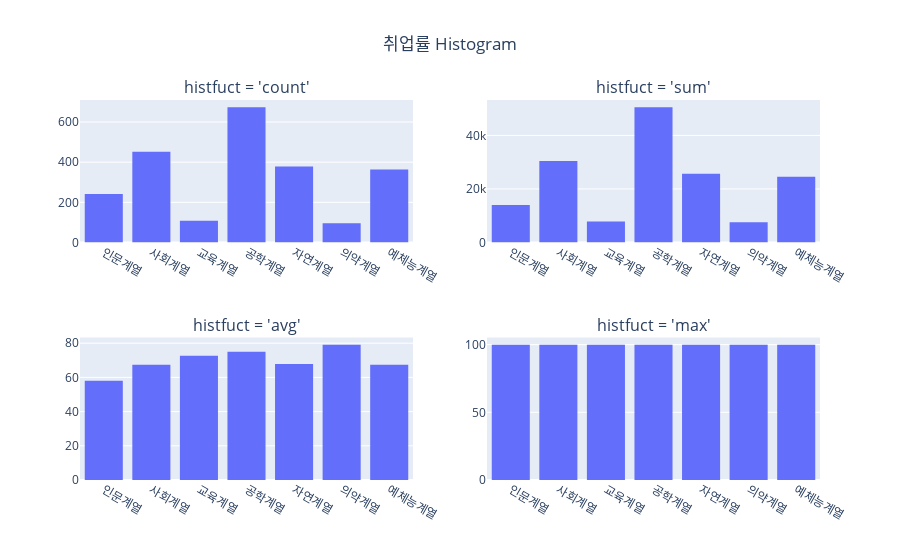

The cell this chart's notebook holds for it:
### Code cell
from plotly.subplots import make_subplots
fig = make_subplots(rows=2, cols=2, 
                    subplot_titles = ("histfuct = 'count'", "histfuct = 'sum'", "histfuct = 'avg'", "histfuct = 'max'"))

fig.add_trace(go.Histogram(x = df_취업률_500['대계열'], y = df_취업률_500['취업률'],
                           histfunc = 'count', showlegend = False), 
             row = 1, col = 1)
fig.add_trace(go.Histogram(x = df_취업률_500['대계열'], y = df_취업률_500['취업률'],
                           histfunc = 'sum', showlegend = False, 
                          marker = dict(color = '#636EFA')), 
             row = 1, col = 2)
fig.add_trace(go.Histogram(x = df_취업률_500['대계열'], y = df_취업률_500['취업률'],
                           histfunc = 'avg', showlegend = False, 
                          marker = dict(color = '#636EFA')), 
             row = 2, col = 1)
fig.add_trace(go.Histogram(x = df_취업률_500['대계열'], y = df_취업률_500['취업률'],
                           histfunc = 'max', showlegend = False, 
                          marker = dict(color = '#636EFA')), 
             row = 2, col = 2)
fig.update_layout(title = dict(text = '취업률 Histogram', x = 0.5))

fig.show()

fig.write_image('D:\\R\\git\\datavisualization\\plotly\\RnPy\\chap3\\fig\\vector\\3-10.pdf')

### Figure 1 — Plotly figure (JSON) as saved in the notebook; plotly's stock layout.template omitted (floating-point values rounded to 4 significant figures; data arrays with more than 128 entries replaced by an {"elided": "..."} marker saying what was removed)
{"data": [{"histfunc": "count", "showlegend": false, "type": "histogram", "x": {"elided": "2313 str values"}, "xaxis": "x", "y": {"elided": "2313 float values"}, "yaxis": "y"}, {"histfunc": "sum", "marker": {"color": "#636EFA"}, "showlegend": false, "type": "histogram", "x": {"elided": "2313 str values"}, "xaxis": "x2", "y": {"elided": "2313 float values"}, "yaxis": "y2"}, {"histfunc": "avg", "marker": {"color": "#636EFA"}, "showlegend": false, "type": "histogram", "x": {"elided": "2313 str values"}, "xaxis": "x3", "y": {"elided": "2313 float values"}, "yaxis": "y3"}, {"histfunc": "max", "marker": {"color": "#636EFA"}, "showlegend": false, "type": "histogram", "x": {"elided": "2313 str values"}, "xaxis": "x4", "y": {"elided": "2313 float values"}, "yaxis": "y4"}], "layout": {"annotations": [{"font": {"size": 16}, "showarrow": false, "text": "histfuct = 'count'", "x": 0.225, "xanchor": "center", "xref": "paper", "y": 1, "yanchor": "bottom", "yref": "paper"}, {"font": {"size": 16}, "showarrow": false, "text": "histfuct = 'sum'", "x": 0.775, "xanchor": "center", "xref": "paper", "y": 1, "yanchor": "bottom", "yref": "paper"}, {"font": {"size": 16}, "showarrow": false, "text": "histfuct = 'avg'", "x": 0.225, "xanchor": "center", "xref": "paper", "y": 0.375, "yanchor": "bottom", "yref": "paper"}, {"font": {"size": 16}, "showarrow": false, "text": "histfuct = 'max'", "x": 0.775, "xanchor": "center", "xref": "paper", "y": 0.375, "yanchor": "bottom", "yref": "paper"}], "title": {"text": "취업률 Histogram", "x": 0.5}, "xaxis": {"anchor": "y", "domain": [0, 0.45]}, "xaxis2": {"anchor": "y2", "domain": [0.55, 1]}, "xaxis3": {"anchor": "y3", "domain": [0, 0.45]}, "xaxis4": {"anchor": "y4", "domain": [0.55, 1]}, "yaxis": {"anchor": "x", "domain": [0.625, 1]}, "yaxis2": {"anchor": "x2", "domain": [0.625, 1]}, "yaxis3": {"anchor": "x3", "domain": [0, 0.375]}, "yaxis4": {"anchor": "x4", "domain": [0, 0.375]}}}
